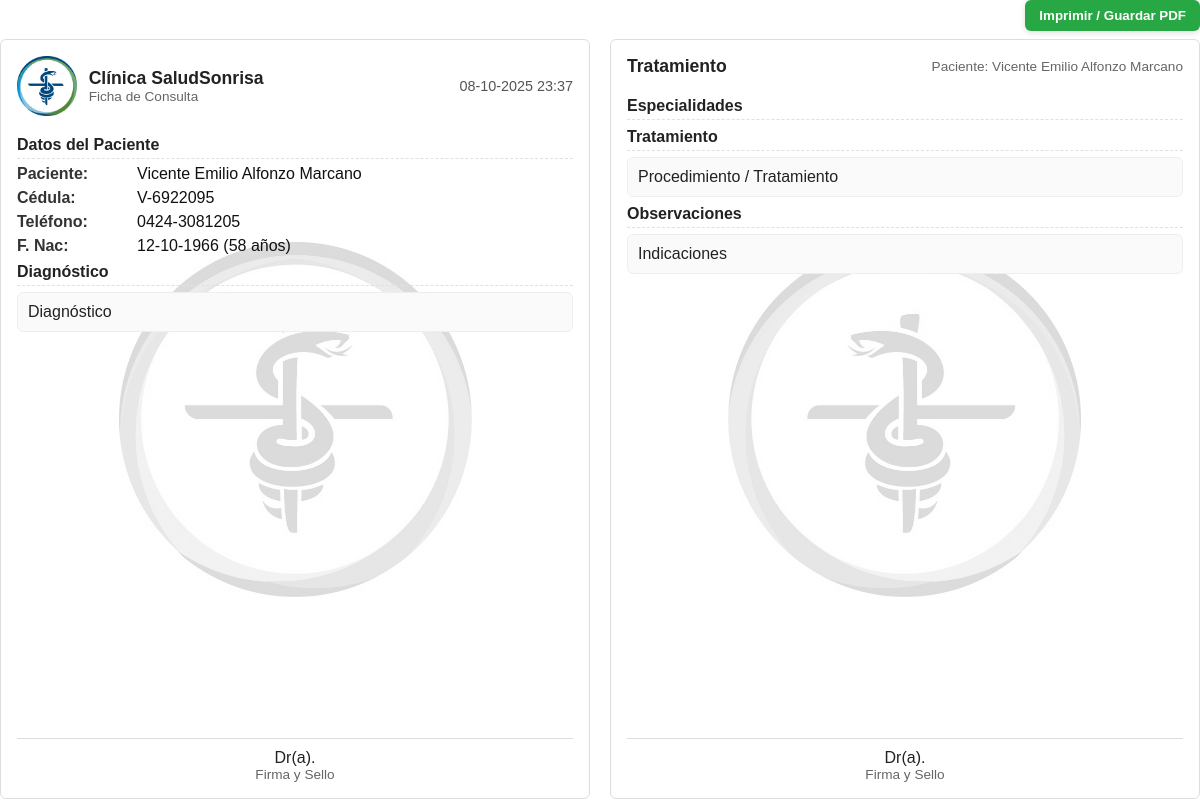
/formatos/recipe.php?id=21 (signed in), run on the app's committed database.
### tables this page shows
CREATE TABLE `consultas`  (
  `id` int NOT NULL AUTO_INCREMENT,
  `paciente_id` int NOT NULL,
  `especialista_id` int NOT NULL,
  `fecha_consulta` datetime NULL DEFAULT NULL,
  `diagnostico` text NULL,
  `tratamiento` text NULL,
  `observaciones` text NULL,
  `proceso_id` int NULL DEFAULT NULL,
  `duracion_min` int NULL DEFAULT NULL,
  `costo_estimado` decimal(10, 2) NULL DEFAULT NULL,
  PRIMARY KEY (`id`) USING BTREE,
  INDEX `paciente_id`(`paciente_id`) USING BTREE,
  INDEX `especialista_id`(`especialista_id`) USING BTREE,
  INDEX `idx_consulta_proceso`(`proceso_id`) USING BTREE
);

CREATE TABLE `pacientes`  (
  `id` int NOT NULL AUTO_INCREMENT,
  `cedula` varchar(20) NOT NULL,
  `nombres` varchar(100) NOT NULL,
  `apellidos` varchar(100) NOT NULL,
  `fecha_nacimiento` date NOT NULL,
  `genero` varchar(20) NULL DEFAULT NULL,
  `telefono` varchar(20) NULL DEFAULT NULL,
  `direccion` text NULL,
  `email` varchar(35) NULL DEFAULT NULL,
  `foto_url` varchar(255) NULL DEFAULT NULL,
  `fecha_registro` timestamp NOT NULL DEFAULT CURRENT_TIMESTAMP,
  `empresa_id` int NULL DEFAULT NULL,
  `somos` tinyint(1) NULL DEFAULT NULL,
  PRIMARY KEY (`id`) USING BTREE
);

### formatos/recipe.php (the view, shortened to what this page needs)
<?php
require_once __DIR__ . '/../api/conexion.php';
$id = isset($_GET['id']) ? intval($_GET['id']) : 0;
$stmt = $pdo->prepare("SELECT c.*, p.nombres AS p_nombres, p.apellidos AS p_apellidos, p.cedula AS p_cedula, p.telefono AS p_telefono, p.direccion AS p_direccion, p.fecha_nacimiento AS p_fecha_nac, u.nombre_completo AS esp_nombre, u.cedula AS esp_cedula, u.telefono AS esp_telefono FROM consultas c LEFT JOIN pacientes p ON c.paciente_id = p.id LEFT JOIN especialistas e ON c.especialista_id = e.id LEFT JOIN usuarios u ON e.usuario_id = u.id WHERE c.id = ? LIMIT 1");
$stmt->execute([$id]);
$consulta = $stmt->fetch(PDO::FETCH_ASSOC);
$fecha_consulta = date('d-m-Y H:i', strtotime($consulta['fecha_consulta']));
$paciente_nombre = $consulta['p_nombres'] . ' ' . $consulta['p_apellidos'];
$medico_nombre = $consulta['esp_nombre'] ?? '';
function formato_fecha_dmy($raw)
{
    if (preg_match('/^(\d{4})-(\d{2})-(\d{2})/', $raw, $m)) return $m[3] . '-' . $m[2] . '-' . $m[1];
    return $raw;
}
function formato_cedula($raw)
{
    if (!$raw) return '';
    $raw = trim($raw);
    if (preg_match('/(\d{6,})/', $raw, $m2)) {
        return 'V-' . $m2[1];
    }
    return 'V-' . preg_replace('/[^0-9]/', '', $raw);
}
function formato_telefono($raw)
{
    if (!$raw) return '';
    $digits = preg_replace('/[^0-9]/', '', $raw);
    $first = substr($digits, 0, 4);
    $rest = substr($digits, 4);
    return $first . '-' . $rest;
}
$p_fecha_nac_fmt = formato_fecha_dmy($consulta['p_fecha_nac'] ?? '');
$p_cedula_fmt = formato_cedula($consulta['p_cedula'] ?? '');
$p_telefono_fmt = formato_telefono($consulta['p_telefono'] ?? '');
function calcular_edad($raw)
{
    $date = false;
    if (preg_match('/^(\d{4})-(\d{2})-(\d{2})/', $raw)) {
        $date = DateTime::createFromFormat('Y-m-d', substr($raw, 0, 10));
    }
    $now = new DateTime();
    $diff = $now->diff($date);
    return $diff->y;
}
$p_edad = calcular_edad($consulta['p_fecha_nac'] ?? '');
?>
<!doctype html>
<html lang="es">
<head>
</head>
<body>
    <div class="no-print" style="text-align:right; margin-bottom:8px;"><button class="print-btn" onclick="window.print()" aria-label="Imprimir ficha">Imprimir / Guardar PDF</button></div>
    <div class="container">
        <div class="col left">
            <div class="header">
                <div class="logo">
                    <img src="../logo.png" alt="Logo Clinica">
                    <div>
                        <div class="clinic">Clínica SaludSonrisa</div>
                        <div class="small">Ficha de Consulta</div>
                    </div>
                </div>
                <div class="meta">
                    <div><?php echo $fecha_consulta; ?></div>
                </div>
            </div>
            <div class="col-body">
                <div class="section-title">Datos del Paciente</div>
                <div class="field"><span class="label">Paciente:</span><span class="value"><?php echo htmlspecialchars($paciente_nombre); ?></span></div>
                <div class="field"><span class="label">Cédula:</span><span class="value"><?php echo htmlspecialchars($p_cedula_fmt); ?></span></div>
                <div class="field"><span class="label">Teléfono:</span><span class="value"><?php echo htmlspecialchars($p_telefono_fmt); ?></span></div>
                <div class="field"><span class="label">F. Nac:</span><span class="value"><?php echo htmlspecialchars($p_fecha_nac_fmt); ?><?php if ($p_edad !== '') {
                                                                                                                                                echo ' (' . intval($p_edad) . ' años)';
                                                                                                                                            } ?></span></div>
                <div class="section-title">Diagnóstico</div>
                <div class="prescription"><?php echo nl2br(htmlspecialchars($consulta['diagnostico'])); ?></div>
            </div>
            <div class="signature" style="margin-top:12px; text-align:center;">
                <div style="border-top:1px solid #ddd; padding-top:10px;">Dr(a). <?php echo htmlspecialchars($medico_nombre); ?></div>
                <div class="small">Firma y Sello</div>
            </div>
        </div>
        <div class="col right">
            <div class="header">
                <div class="clinic">Tratamiento</div>
                <div class="small">Paciente: <?php echo htmlspecialchars($paciente_nombre); ?></div>
            </div>
            <div class="col-body">
                <div class="section-title">Especialidades</div>
                <div class="section-title">Tratamiento</div>
                <div class="prescription"><?php echo nl2br(htmlspecialchars($consulta['tratamiento'])); ?></div>
                <div class="section-title">Observaciones</div>
                <div class="prescription"><?php echo nl2br(htmlspecialchars($consulta['observaciones'])); ?></div>
            </div>
            <div class="signature" style="margin-top:12px; text-align:center;">
                <div style="border-top:1px solid #ddd; padding-top:10px;">Dr(a). <?php echo htmlspecialchars($medico_nombre); ?></div>
                <div class="small">Firma y Sello</div>
            </div>
        </div>
    </div>
</body>
</html>

### formatos/recipe.php (style rules this page uses)
* { box-sizing: border-box; }
html, body { height: 100%; margin: 0; padding: 0; }
body { font-family: Arial, Helvetica, sans-serif; color: #222; background: #fff; }
.container { display: flex; gap: 20px; height: calc(100vh - 40px); align-items: stretch; position: relative; z-index: 2; }
.col { flex: 1; border: 1px solid #ddd; padding: 16px; border-radius: 6px; background: #fff; display: flex; flex-direction: column; position: relative; overflow: hidden; }
.col::before { content: ""; position: absolute; top: 50%; left: 50%; transform: translate(-50%, -50%); background-repeat: no-repeat; background-position: center center; background-size: 60%; width: 100%; height: 100%; opacity: 0.18; pointer-events: none; z-index: 0; filter: grayscale(1); }
.col.left::before { background-image: url('../logo.png'); background-position: center center; }
.col.right::before { background-image: url('../logo.png'); background-position: center center; transform: translate(-50%, -50%) scaleX(-1); }
.col>* { position: relative; z-index: 1; }
.col .col-body { flex: 1 1 auto; overflow: hidden; padding-bottom: 100px; }
.header { display: flex; justify-content: space-between; align-items: center; margin-bottom: 12px; }
.logo { display: flex; align-items: center; gap: 12px; }
.logo img { height: 60px; width: auto; }
.clinic { font-weight: 700; font-size: 1.1rem; }
.meta { text-align: right; font-size: 0.9rem; color: #555; }
.section-title { font-weight: 700; margin-top: 8px; margin-bottom: 6px; border-bottom: 1px dashed #e0e0e0; padding-bottom: 4px; }
.field { margin-bottom: 6px; }
.label { font-weight: 600; color: #333; display: inline-block; width: 120px; }
.value { color: #111; }
.prescription { white-space: pre-wrap; background: #fafafa; padding: 10px; border-radius: 6px; border: 1px solid #eee; max-height: 100%; overflow: auto; }
.print-btn { background: #28a745; color: #fff; border: none; padding: 8px 14px; border-radius: 6px; cursor: pointer; font-weight: 600; box-shadow: 0 2px 6px rgba(0, 0, 0, 0.12); }
.small { font-size: 0.85rem; color: #666; }

### data on the page
consultas: fecha_consulta "08-10-2025 23:37", paciente.apellidos "Vicente Emilio Alfonzo Marcano", paciente.cedula "V-6922095", paciente.telefono "0424-3081205", paciente.fecha_nacimiento "12-10-1966", paciente.fecha_nacimiento "58", diagnostico "Diagnóstico", tratamiento "Procedimiento / Tratamiento", observaciones "Indicaciones"
